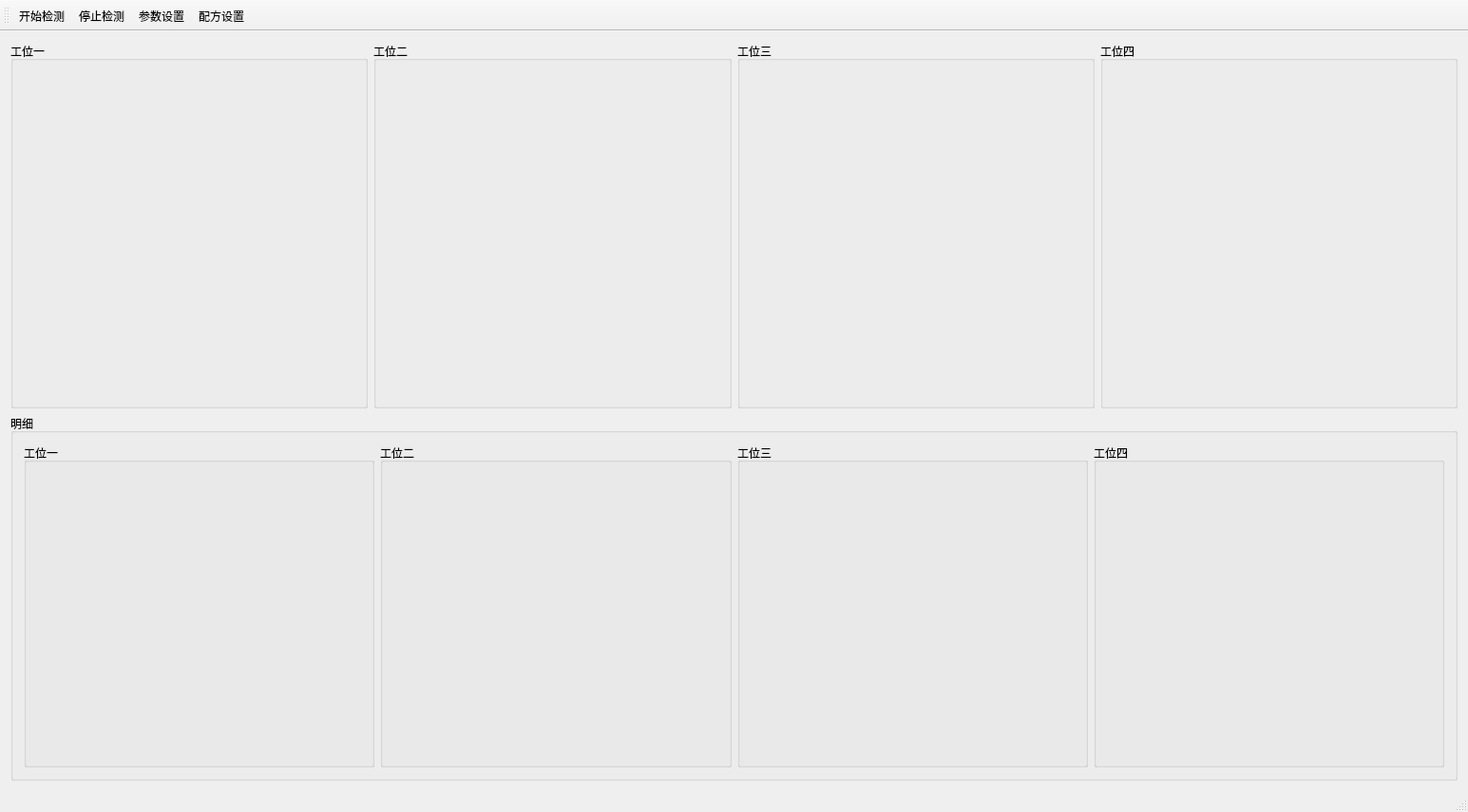
<?xml version="1.0" encoding="UTF-8"?>
<ui version="4.0">
 <class>CMainWindowClass</class>
 <widget class="QMainWindow" name="CMainWindowClass">
  <property name="geometry">
   <rect>
    <x>0</x>
    <y>0</y>
    <width>1545</width>
    <height>855</height>
   </rect>
  </property>
  <property name="windowTitle">
   <string>闻泰中框检测软件_V1.0,0</string>
  </property>
  <property name="windowIcon">
   <iconset resource="CMainWindow.qrc">
    <normaloff>:/CMainWindow/Resources/app.ico</normaloff>:/CMainWindow/Resources/app.ico</iconset>
  </property>
  <property name="styleSheet">
   <string notr="true">font: 12pt &quot;微软雅黑&quot;;</string>
  </property>
  <widget class="QWidget" name="centralWidget">
   <layout class="QGridLayout" name="gridLayout_6">
    <item row="0" column="0">
     <widget class="QGroupBox" name="groupBox_Cam1">
      <property name="title">
       <string>工位一</string>
      </property>
      <layout class="QGridLayout" name="gridLayout">
       <item row="0" column="0">
        <widget class="QLabel" name="label_Image1">
         <property name="styleSheet">
          <string notr="true">background-image: url(:/CMainWindow/Resources/background.png);</string>
         </property>
         <property name="text">
          <string/>
         </property>
        </widget>
       </item>
      </layout>
     </widget>
    </item>
    <item row="0" column="1">
     <widget class="QGroupBox" name="groupBox_Cam2">
      <property name="title">
       <string>工位二</string>
      </property>
      <layout class="QGridLayout" name="gridLayout_2">
       <item row="0" column="0">
        <widget class="QLabel" name="label_Image2">
         <property name="styleSheet">
          <string notr="true">background-image: url(:/CMainWindow/Resources/background.png);</string>
         </property>
         <property name="text">
          <string/>
         </property>
        </widget>
       </item>
      </layout>
     </widget>
    </item>
    <item row="0" column="2">
     <widget class="QGroupBox" name="groupBox_Cam3">
      <property name="title">
       <string>工位三</string>
      </property>
      <layout class="QGridLayout" name="gridLayout_3">
       <item row="0" column="0">
        <widget class="QLabel" name="label_Image3">
         <property name="styleSheet">
          <string notr="true">background-image: url(:/CMainWindow/Resources/background.png);</string>
         </property>
         <property name="text">
          <string/>
         </property>
        </widget>
       </item>
      </layout>
     </widget>
    </item>
    <item row="0" column="3">
     <widget class="QGroupBox" name="groupBox_Cam4">
      <property name="title">
       <string>工位四</string>
      </property>
      <layout class="QGridLayout" name="gridLayout_4">
       <item row="0" column="0">
        <widget class="QLabel" name="label_Image4">
         <property name="styleSheet">
          <string notr="true">background-image: url(:/CMainWindow/Resources/background.png);</string>
         </property>
         <property name="text">
          <string/>
         </property>
        </widget>
       </item>
      </layout>
     </widget>
    </item>
    <item row="1" column="0" colspan="4">
     <widget class="QGroupBox" name="groupBox_5">
      <property name="title">
       <string>明细</string>
      </property>
      <layout class="QGridLayout" name="gridLayout_5">
       <item row="0" column="0">
        <widget class="QGroupBox" name="groupBox_1">
         <property name="mouseTracking">
          <bool>true</bool>
         </property>
         <property name="title">
          <string>工位一</string>
         </property>
        </widget>
       </item>
       <item row="0" column="1">
        <widget class="QGroupBox" name="groupBox_2">
         <property name="mouseTracking">
          <bool>true</bool>
         </property>
         <property name="title">
          <string>工位二</string>
         </property>
        </widget>
       </item>
       <item row="0" column="2">
        <widget class="QGroupBox" name="groupBox_3">
         <property name="mouseTracking">
          <bool>true</bool>
         </property>
         <property name="title">
          <string>工位三</string>
         </property>
        </widget>
       </item>
       <item row="0" column="3">
        <widget class="QGroupBox" name="groupBox_4">
         <property name="mouseTracking">
          <bool>true</bool>
         </property>
         <property name="title">
          <string>工位四</string>
         </property>
        </widget>
       </item>
      </layout>
     </widget>
    </item>
   </layout>
  </widget>
  <widget class="QStatusBar" name="statusBar"/>
  <widget class="QToolBar" name="toolBar">
   <property name="windowTitle">
    <string>toolBar</string>
   </property>
   <property name="iconSize">
    <size>
     <width>50</width>
     <height>50</height>
    </size>
   </property>
   <property name="toolButtonStyle">
    <enum>Qt::ToolButtonTextUnderIcon</enum>
   </property>
   <attribute name="toolBarArea">
    <enum>TopToolBarArea</enum>
   </attribute>
   <attribute name="toolBarBreak">
    <bool>false</bool>
   </attribute>
   <addaction name="action_Start"/>
   <addaction name="action_Stop"/>
   <addaction name="action_Setting"/>
   <addaction name="action_Recipe"/>
  </widget>
  <action name="action_Start">
   <property name="icon">
    <iconset resource="CMainWindow.qrc">
     <normaloff>:/CMainWindow/Resources/start.png</normaloff>:/CMainWindow/Resources/start.png</iconset>
   </property>
   <property name="text">
    <string>开始检测</string>
   </property>
  </action>
  <action name="action_Stop">
   <property name="icon">
    <iconset resource="CMainWindow.qrc">
     <normaloff>:/CMainWindow/Resources/stop.png</normaloff>:/CMainWindow/Resources/stop.png</iconset>
   </property>
   <property name="text">
    <string>停止检测</string>
   </property>
  </action>
  <action name="action_Setting">
   <property name="icon">
    <iconset resource="CMainWindow.qrc">
     <normaloff>:/CMainWindow/Resources/settings.png</normaloff>:/CMainWindow/Resources/settings.png</iconset>
   </property>
   <property name="text">
    <string>参数设置</string>
   </property>
  </action>
  <action name="action_Recipe">
   <property name="icon">
    <iconset resource="CMainWindow.qrc">
     <normaloff>:/CMainWindow/Resources/settings.png</normaloff>:/CMainWindow/Resources/settings.png</iconset>
   </property>
   <property name="text">
    <string>配方设置</string>
   </property>
  </action>
 </widget>
 <layoutdefault spacing="6" margin="11"/>
 <resources>
  <include location="CMainWindow.qrc"/>
 </resources>
 <connections/>
</ui>
